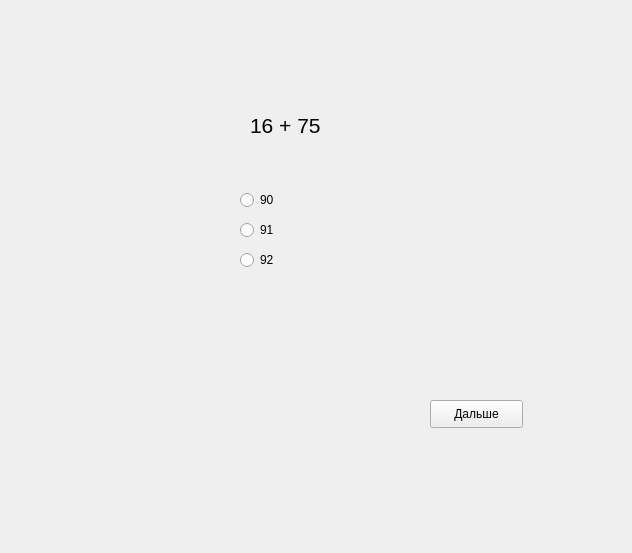
<?xml version="1.0" encoding="UTF-8"?>
<ui version="4.0">
 <class>Form</class>
 <widget class="QWidget" name="Form">
  <property name="geometry">
   <rect>
    <x>0</x>
    <y>0</y>
    <width>632</width>
    <height>553</height>
   </rect>
  </property>
  <property name="windowTitle">
   <string>Form</string>
  </property>
  <widget class="QStackedWidget" name="stackedWidget">
   <property name="geometry">
    <rect>
     <x>30</x>
     <y>40</y>
     <width>541</width>
     <height>471</height>
    </rect>
   </property>
   <property name="currentIndex">
    <number>1</number>
   </property>
   <widget class="QWidget" name="page">
    <widget class="QLabel" name="lab">
     <property name="geometry">
      <rect>
       <x>230</x>
       <y>30</y>
       <width>101</width>
       <height>71</height>
      </rect>
     </property>
     <property name="text">
      <string>&lt;html&gt;&lt;head/&gt;&lt;body&gt;&lt;p&gt;&lt;span style=&quot; font-size:28pt;&quot;&gt;Тест&lt;/span&gt;&lt;/p&gt;&lt;/body&gt;&lt;/html&gt;</string>
     </property>
    </widget>
    <widget class="QPushButton" name="push">
     <property name="geometry">
      <rect>
       <x>220</x>
       <y>240</y>
       <width>121</width>
       <height>31</height>
      </rect>
     </property>
     <property name="text">
      <string>Начать</string>
     </property>
    </widget>
   </widget>
   <widget class="QWidget" name="page_7">
    <widget class="QLabel" name="lab1">
     <property name="geometry">
      <rect>
       <x>220</x>
       <y>60</y>
       <width>101</width>
       <height>51</height>
      </rect>
     </property>
     <property name="text">
      <string>&lt;html&gt;&lt;head/&gt;&lt;body&gt;&lt;p&gt;&lt;span style=&quot; font-size:16pt;&quot;&gt;16 + 75&lt;/span&gt;&lt;/p&gt;&lt;/body&gt;&lt;/html&gt;</string>
     </property>
    </widget>
    <widget class="QRadioButton" name="rad1">
     <property name="geometry">
      <rect>
       <x>210</x>
       <y>150</y>
       <width>95</width>
       <height>20</height>
      </rect>
     </property>
     <property name="text">
      <string>90</string>
     </property>
    </widget>
    <widget class="QRadioButton" name="rad111">
     <property name="geometry">
      <rect>
       <x>210</x>
       <y>180</y>
       <width>95</width>
       <height>20</height>
      </rect>
     </property>
     <property name="text">
      <string>91</string>
     </property>
    </widget>
    <widget class="QRadioButton" name="rad11">
     <property name="geometry">
      <rect>
       <x>210</x>
       <y>210</y>
       <width>95</width>
       <height>20</height>
      </rect>
     </property>
     <property name="text">
      <string>92</string>
     </property>
    </widget>
    <widget class="QPushButton" name="push1">
     <property name="geometry">
      <rect>
       <x>400</x>
       <y>360</y>
       <width>93</width>
       <height>28</height>
      </rect>
     </property>
     <property name="text">
      <string>Дальше</string>
     </property>
    </widget>
   </widget>
   <widget class="QWidget" name="page_2">
    <widget class="QRadioButton" name="rad2">
     <property name="geometry">
      <rect>
       <x>210</x>
       <y>150</y>
       <width>95</width>
       <height>20</height>
      </rect>
     </property>
     <property name="text">
      <string>-56</string>
     </property>
    </widget>
    <widget class="QRadioButton" name="rad22">
     <property name="geometry">
      <rect>
       <x>210</x>
       <y>180</y>
       <width>95</width>
       <height>20</height>
      </rect>
     </property>
     <property name="text">
      <string>-57</string>
     </property>
    </widget>
    <widget class="QRadioButton" name="rad222">
     <property name="geometry">
      <rect>
       <x>210</x>
       <y>210</y>
       <width>95</width>
       <height>20</height>
      </rect>
     </property>
     <property name="text">
      <string>-58</string>
     </property>
    </widget>
    <widget class="QLabel" name="lab2">
     <property name="geometry">
      <rect>
       <x>210</x>
       <y>60</y>
       <width>121</width>
       <height>41</height>
      </rect>
     </property>
     <property name="text">
      <string>&lt;html&gt;&lt;head/&gt;&lt;body&gt;&lt;p&gt;&lt;span style=&quot; font-size:16pt;&quot;&gt;198 - 256&lt;/span&gt;&lt;/p&gt;&lt;/body&gt;&lt;/html&gt;</string>
     </property>
    </widget>
    <widget class="QPushButton" name="push2">
     <property name="geometry">
      <rect>
       <x>400</x>
       <y>360</y>
       <width>93</width>
       <height>28</height>
      </rect>
     </property>
     <property name="text">
      <string>Дальше</string>
     </property>
    </widget>
   </widget>
   <widget class="QWidget" name="page_8">
    <widget class="QRadioButton" name="rad3">
     <property name="geometry">
      <rect>
       <x>210</x>
       <y>150</y>
       <width>95</width>
       <height>20</height>
      </rect>
     </property>
     <property name="text">
      <string>48</string>
     </property>
    </widget>
    <widget class="QRadioButton" name="rad333">
     <property name="geometry">
      <rect>
       <x>210</x>
       <y>180</y>
       <width>95</width>
       <height>20</height>
      </rect>
     </property>
     <property name="text">
      <string>49</string>
     </property>
    </widget>
    <widget class="QRadioButton" name="rad33">
     <property name="geometry">
      <rect>
       <x>210</x>
       <y>210</y>
       <width>95</width>
       <height>20</height>
      </rect>
     </property>
     <property name="text">
      <string>47</string>
     </property>
    </widget>
    <widget class="QLabel" name="lab3">
     <property name="geometry">
      <rect>
       <x>220</x>
       <y>70</y>
       <width>101</width>
       <height>31</height>
      </rect>
     </property>
     <property name="text">
      <string>&lt;html&gt;&lt;head/&gt;&lt;body&gt;&lt;p&gt;&lt;span style=&quot; font-size:16pt;&quot;&gt;147 / 3&lt;/span&gt;&lt;/p&gt;&lt;/body&gt;&lt;/html&gt;</string>
     </property>
    </widget>
    <widget class="QPushButton" name="push3">
     <property name="geometry">
      <rect>
       <x>400</x>
       <y>360</y>
       <width>93</width>
       <height>28</height>
      </rect>
     </property>
     <property name="text">
      <string>Дальше</string>
     </property>
    </widget>
   </widget>
   <widget class="QWidget" name="page_5">
    <widget class="QRadioButton" name="rad4">
     <property name="geometry">
      <rect>
       <x>210</x>
       <y>150</y>
       <width>95</width>
       <height>20</height>
      </rect>
     </property>
     <property name="text">
      <string>798</string>
     </property>
    </widget>
    <widget class="QRadioButton" name="rad444">
     <property name="geometry">
      <rect>
       <x>210</x>
       <y>180</y>
       <width>95</width>
       <height>20</height>
      </rect>
     </property>
     <property name="text">
      <string>1035</string>
     </property>
    </widget>
    <widget class="QRadioButton" name="rad44">
     <property name="geometry">
      <rect>
       <x>210</x>
       <y>210</y>
       <width>95</width>
       <height>20</height>
      </rect>
     </property>
     <property name="text">
      <string>1065</string>
     </property>
    </widget>
    <widget class="QLabel" name="lab4">
     <property name="geometry">
      <rect>
       <x>210</x>
       <y>80</y>
       <width>91</width>
       <height>41</height>
      </rect>
     </property>
     <property name="text">
      <string>&lt;html&gt;&lt;head/&gt;&lt;body&gt;&lt;p&gt;&lt;span style=&quot; font-size:16pt;&quot;&gt;23 * 45&lt;/span&gt;&lt;/p&gt;&lt;/body&gt;&lt;/html&gt;</string>
     </property>
    </widget>
    <widget class="QPushButton" name="push4">
     <property name="geometry">
      <rect>
       <x>400</x>
       <y>360</y>
       <width>93</width>
       <height>28</height>
      </rect>
     </property>
     <property name="text">
      <string>Дальше</string>
     </property>
    </widget>
   </widget>
   <widget class="QWidget" name="page_4">
    <widget class="QRadioButton" name="rad5">
     <property name="geometry">
      <rect>
       <x>210</x>
       <y>150</y>
       <width>95</width>
       <height>20</height>
      </rect>
     </property>
     <property name="text">
      <string>2356</string>
     </property>
    </widget>
    <widget class="QRadioButton" name="rad55">
     <property name="geometry">
      <rect>
       <x>210</x>
       <y>180</y>
       <width>95</width>
       <height>20</height>
      </rect>
     </property>
     <property name="text">
      <string>4672</string>
     </property>
    </widget>
    <widget class="QRadioButton" name="rad555">
     <property name="geometry">
      <rect>
       <x>210</x>
       <y>210</y>
       <width>95</width>
       <height>20</height>
      </rect>
     </property>
     <property name="text">
      <string>3465</string>
     </property>
    </widget>
    <widget class="QLabel" name="lab5">
     <property name="geometry">
      <rect>
       <x>200</x>
       <y>80</y>
       <width>161</width>
       <height>41</height>
      </rect>
     </property>
     <property name="text">
      <string>&lt;html&gt;&lt;head/&gt;&lt;body&gt;&lt;p&gt;&lt;span style=&quot; font-size:16pt;&quot;&gt;198 / 2 * 35&lt;/span&gt;&lt;/p&gt;&lt;/body&gt;&lt;/html&gt;</string>
     </property>
    </widget>
    <widget class="QPushButton" name="push5">
     <property name="geometry">
      <rect>
       <x>400</x>
       <y>360</y>
       <width>93</width>
       <height>28</height>
      </rect>
     </property>
     <property name="text">
      <string>Дальше</string>
     </property>
    </widget>
   </widget>
   <widget class="QWidget" name="page_6">
    <widget class="QRadioButton" name="rad6">
     <property name="geometry">
      <rect>
       <x>210</x>
       <y>150</y>
       <width>95</width>
       <height>20</height>
      </rect>
     </property>
     <property name="text">
      <string>3486</string>
     </property>
    </widget>
    <widget class="QRadioButton" name="rad66">
     <property name="geometry">
      <rect>
       <x>210</x>
       <y>180</y>
       <width>95</width>
       <height>20</height>
      </rect>
     </property>
     <property name="text">
      <string>1598</string>
     </property>
    </widget>
    <widget class="QRadioButton" name="rad666">
     <property name="geometry">
      <rect>
       <x>210</x>
       <y>210</y>
       <width>95</width>
       <height>20</height>
      </rect>
     </property>
     <property name="text">
      <string>1833</string>
     </property>
    </widget>
    <widget class="QLabel" name="lab6">
     <property name="geometry">
      <rect>
       <x>190</x>
       <y>80</y>
       <width>181</width>
       <height>41</height>
      </rect>
     </property>
     <property name="text">
      <string>&lt;html&gt;&lt;head/&gt;&lt;body&gt;&lt;p&gt;&lt;span style=&quot; font-size:16pt;&quot;&gt;45 * 35 + 258&lt;/span&gt;&lt;/p&gt;&lt;/body&gt;&lt;/html&gt;</string>
     </property>
    </widget>
    <widget class="QPushButton" name="push6">
     <property name="geometry">
      <rect>
       <x>400</x>
       <y>360</y>
       <width>93</width>
       <height>28</height>
      </rect>
     </property>
     <property name="text">
      <string>Завершить</string>
     </property>
    </widget>
   </widget>
   <widget class="QWidget" name="page_3">
    <widget class="QPushButton" name="push7">
     <property name="geometry">
      <rect>
       <x>400</x>
       <y>360</y>
       <width>93</width>
       <height>28</height>
      </rect>
     </property>
     <property name="text">
      <string>Домой</string>
     </property>
    </widget>
    <widget class="QLabel" name="lab7">
     <property name="geometry">
      <rect>
       <x>120</x>
       <y>100</y>
       <width>111</width>
       <height>51</height>
      </rect>
     </property>
     <property name="text">
      <string>&lt;html&gt;&lt;head/&gt;&lt;body&gt;&lt;p&gt;&lt;span style=&quot; font-size:16pt;&quot;&gt;БАЛЛЫ:&lt;/span&gt;&lt;/p&gt;&lt;/body&gt;&lt;/html&gt;</string>
     </property>
    </widget>
    <widget class="QLabel" name="labe77">
     <property name="geometry">
      <rect>
       <x>270</x>
       <y>100</y>
       <width>151</width>
       <height>51</height>
      </rect>
     </property>
     <property name="text">
      <string/>
     </property>
    </widget>
    <widget class="QLabel" name="lab8">
     <property name="geometry">
      <rect>
       <x>120</x>
       <y>210</y>
       <width>131</width>
       <height>51</height>
      </rect>
     </property>
     <property name="text">
      <string>&lt;html&gt;&lt;head/&gt;&lt;body&gt;&lt;p&gt;&lt;span style=&quot; font-size:16pt;&quot;&gt;ОЦЕНКА:&lt;/span&gt;&lt;/p&gt;&lt;/body&gt;&lt;/html&gt;</string>
     </property>
    </widget>
    <widget class="QLabel" name="lab88">
     <property name="geometry">
      <rect>
       <x>280</x>
       <y>210</y>
       <width>141</width>
       <height>51</height>
      </rect>
     </property>
     <property name="text">
      <string/>
     </property>
    </widget>
   </widget>
  </widget>
 </widget>
 <resources/>
 <connections/>
</ui>
